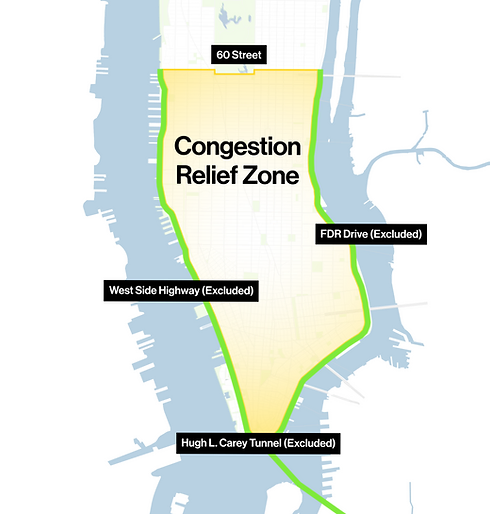
#> input picture congestion_zone_map.png, 490 x 514 px, found by its file name
$ jupyter execute hue_change.ipynb
#> lines starting #> are read from the running program, lines starting #| are printed output that depends on the picture
[cell 1]
from PIL import Image
import colorsys
import numpy as np

[cell 2]
# two pieces of input information: color code for desired hue, and input image
desired_color_hex = '#06569a' # the blue used in OMB logo
original_image = Image.open('./data/congestion_zone_map.png')
#> original_image is the input picture: PIL image 490x514 RGBA; mean R, G, B, A 227.3, 233.3, 228.3, 255

[cell 3]
# get the hue from the hex code:
desired_color_rgb = list([int(desired_color_hex[i:i+2], 16)/255.0 for i in (1,3,5)])
desired_color_hsv = colorsys.rgb_to_hsv(*desired_color_rgb)
desired_hue=desired_color_hsv[0]

[cell 4]
# convert RGBA image to CSV:
out_image = original_image.convert('HSV')
#> out_image: PIL image 490x514 HSV; mean H, S, V 40.2, 20.3, 237.6

[cell 5]
out_image = np.asarray(out_image)
h, s, v = np.rollaxis(out_image, axis=-1)
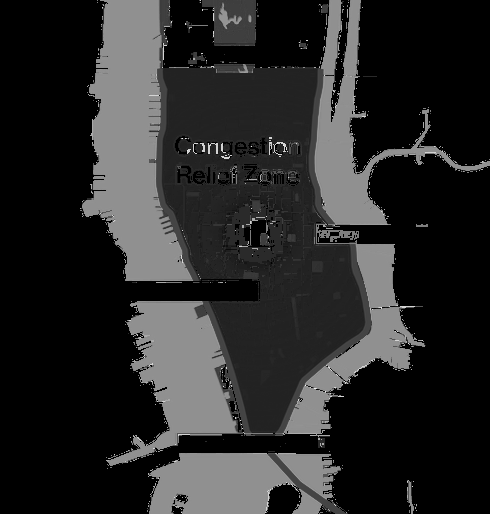
#> h: shape (514, 490); min 0, max 244, mean 40.2
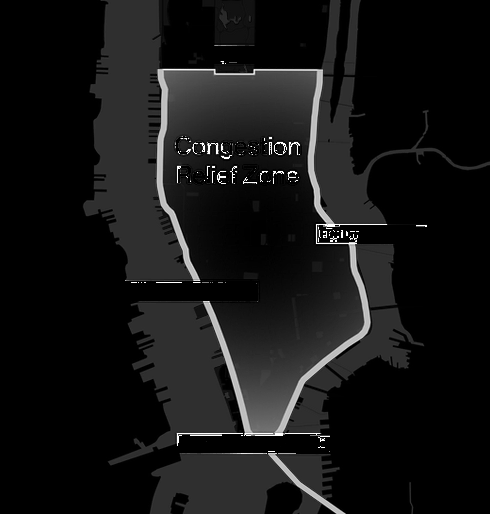
#> s: shape (514, 490); min 0, max 255, mean 20.3
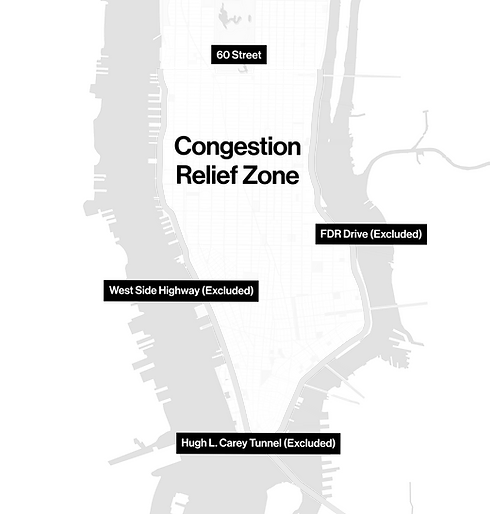
#> v: shape (514, 490); min 0, max 255, mean 237.6

[cell 6]
# assign hue layer to the desired hue:
h = np.vectorize(lambda h: int(255*desired_hue))(h)
#> h: shape (514, 490) int64; every value is 147

[cell 7]
# rearrange layers:
out_image = np.dstack((h, s, v))
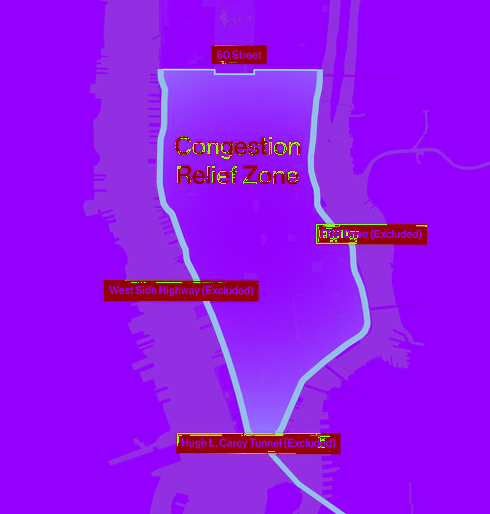
#> out_image: shape (514, 490, 3) int64; mean of channels 0, 1, 2 147, 20.3, 237.6; drawn as R, G, B

[cell 8]
# convert back into a PIL image
out_image = Image.fromarray(out_image.astype('uint8'), mode='HSV')
#> out_image: PIL image 490x514 HSV; mean H, S, V 147, 20.3, 237.6

[cell 9]
# HSV -> RGB
out_image = out_image.convert('RGBA')
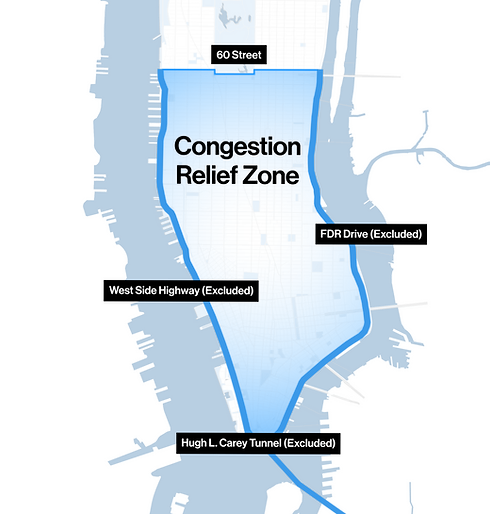
#> out_image: PIL image 490x514 RGBA; mean R, G, B, A 220.1, 229.6, 237.6, 255
